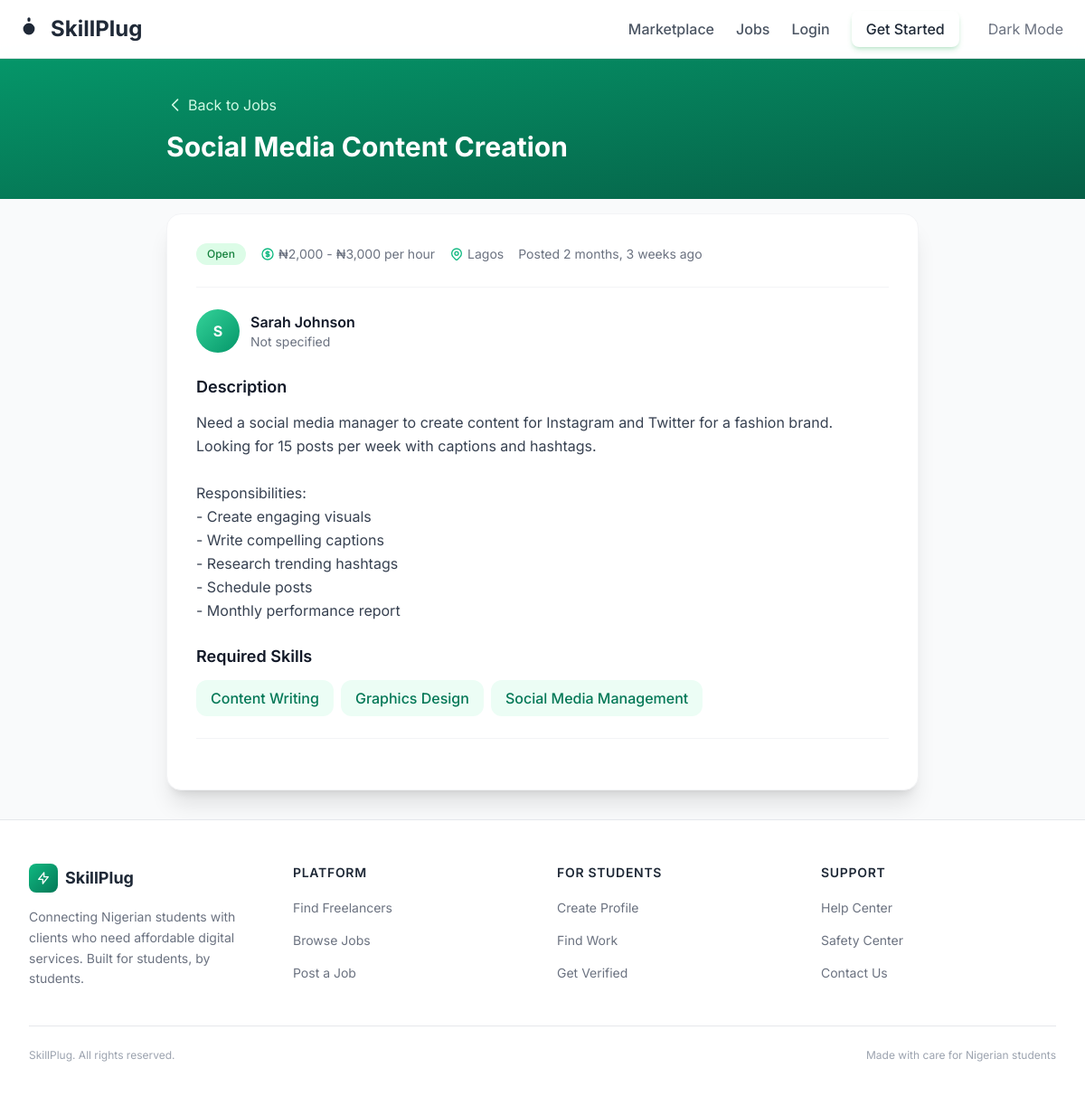
Screenshot of /jobs/3/ with the database file from the repository.
### apps/jobs/models.py (models this page shows, shortened)
class Job(models.Model):
    STATUS_CHOICES = [
        ("open", "Open"),
        ("in_progress", "In Progress"),
        ("completed", "Completed"),
        ("closed", "Closed"),
    ]
    BUDGET_TYPE_CHOICES = [
        ("fixed", "Fixed Price"),
        ("hourly", "Hourly Rate"),
        ("negotiable", "Negotiable"),
    ]
    title = models.CharField(max_length=200)
    description = models.TextField()
    budget_type = models.CharField(
        max_length=15,
        choices=BUDGET_TYPE_CHOICES,
        default="fixed",
    )
    budget_min = models.DecimalField(
        max_digits=10,
        decimal_places=2,
        blank=True,
        null=True,
        help_text="Minimum budget in NGN",
    )
    budget_max = models.DecimalField(
        max_digits=10,
        decimal_places=2,
        blank=True,
        null=True,
        help_text="Maximum budget in NGN",
    )
    budget_display = models.CharField(
        max_length=100,
        blank=True,
        help_text="Custom budget text (e.g., '₦5,000 - ₦10,000')",
    )
    posted_by = models.ForeignKey(
        settings.AUTH_USER_MODEL,
        on_delete=models.CASCADE,
        related_name="jobs_posted",
    )
    required_skills = models.ManyToManyField(
        "accounts.Skill",
        blank=True,
        related_name="jobs",
    )
    status = models.CharField(
        max_length=15,
        choices=STATUS_CHOICES,
        default="open",
    )
    location_preference = models.CharField(
        max_length=200,
        blank=True,
        help_text="Preferred location or 'Remote'",
    )
    contact_email = models.EmailField(blank=True)
    contact_whatsapp = models.CharField(max_length=20, blank=True)
    created_at = models.DateTimeField(auto_now_add=True)
    updated_at = models.DateTimeField(auto_now=True)
    is_active = models.BooleanField(default=True)
    class Meta:
        ordering = ["-created_at"]
        verbose_name = "Job"
        verbose_name_plural = "Jobs"
    @property
    def budget_string(self):
        if self.budget_display:
            return self.budget_display

### apps/accounts/models.py (models this page shows, shortened)
class User(AbstractUser):
    ACCOUNT_TYPE_CHOICES = [
        ("student", "Student Freelancer"),
        ("client", "Client"),
        ("both", "Both"),
    ]
    AVAILABILITY_CHOICES = [
        ("available", "Available for Work"),
        ("busy", "Currently Busy"),
        ("not_available", "Not Available"),
    ]
    NIGERIAN_UNIVERSITIES = [
        ("unilag", "University of Lagos (UNILAG)"),
        ("ui", "University of Ibadan (UI)"),
        ("oau", "Obafemi Awolowo University (OAU)"),
        ("uniben", "University of Benin (UNIBEN)"),
        ("abu", "Ahmadu Bello University (ABU)"),
        ("unn", "University of Nigeria, Nsukka (UNN)"),
        ("lautech", "Ladoke Akintola University (LAUTECH)"),
        ("covenant", "Covenant University"),
        ("babcock", "Babcock University"),
        ("futa", "Federal University of Technology, Akure (FUTA)"),
        ("futo", "Federal University of Technology, Owerri (FUTO)"),
        ("lasu", "Lagos State University (LASU)"),
        ("eksu", "Ekiti State University (EKSU)"),
        ("other", "Other Institution"),
    ]
    email = models.EmailField(unique=True)
    full_name = models.CharField(max_length=200, blank=True)
    account_type = models.CharField(
        max_length=10,
        choices=ACCOUNT_TYPE_CHOICES,
        default="student",
    )
    school = models.CharField(
        max_length=50,
        choices=NIGERIAN_UNIVERSITIES,
        blank=True,
    )
    department = models.CharField(max_length=200, blank=True)
    bio = models.TextField(
        max_length=1000,
        blank=True,
        help_text="Tell clients about yourself, your skills and experience",
    )
    whatsapp = models.CharField(
        max_length=20,
        blank=True,
        help_text="WhatsApp number with country code (e.g., 2348012345678)",
    )
    skills = models.ManyToManyField(Skill, blank=True, related_name="users")
    profile_image = models.ImageField(
        upload_to="profiles/",
        blank=True,
        null=True,
        help_text="Upload a professional photo",
    )
    availability_status = models.CharField(
        max_length=15,
        choices=AVAILABILITY_CHOICES,
        default="available",
    )
    verified = models.BooleanField(default=False)
    verification_doc = models.ImageField(
        upload_to="verification/",
        blank=True,
        null=True,
        help_text="Upload student ID card for verification",
    )
    verification_date = models.DateTimeField(blank=True, null=True)
    profile_complete = models.BooleanField(default=False)
    date_joined = models.DateTimeField(auto_now_add=True)
    updated_at = models.DateTimeField(auto_now=True)
    saved_freelancers = models.ManyToManyField(
        "self",
        symmetrical=False,
        blank=True,
        related_name="saved_by",
    )
    dark_mode = models.BooleanField(default=False)
    USERNAME_FIELD = "email"
    REQUIRED_FIELDS = ["username"]
    class Meta:
        ordering = ["-date_joined"]
        verbose_name = "User"
        verbose_name_plural = "Users"
    @property
    def display_name(self):
        return self.full_name or self.username or self.email.split("@")[0]
    @property
    def school_display(self):
        for code, name in self.NIGERIAN_UNIVERSITIES:
            if code == self.school:
                return name
        return self.school or "Not specified"

class Skill(models.Model):
    name = models.CharField(max_length=100, unique=True)
    description = models.TextField(blank=True)
    icon = models.CharField(max_length=50, blank=True, help_text="Emoji or icon class")
    is_active = models.BooleanField(default=True)
    created_at = models.DateTimeField(auto_now_add=True)
    class Meta:
        ordering = ["name"]
        verbose_name = "Skill"
        verbose_name_plural = "Skills"

### apps/jobs/views.py (the view)
# urls.py: path("<int:pk>/", views.JobDetailView.as_view(), name="job_detail"),
class JobDetailView(DetailView):
    model = Job
    template_name = "jobs/job_detail.html"
    context_object_name = "job"
    def get_context_data(self, **kwargs):
        context = super().get_context_data(**kwargs)
        job = self.object
        user = self.request.user
        if user.is_authenticated and user.is_student:
            has_applied = Application.objects.filter(
                student=user,
                job=job,
            ).exists()
            context["has_applied"] = has_applied
            if not has_applied and job.status == "open":
                context["form"] = JobApplicationForm(user=user, job=job)
        else:
            context["has_applied"] = False
        if user.is_authenticated and job.posted_by == user:
            context["applications"] = job.applications.select_related("student").all()
        if user.is_authenticated and job.posted_by == user:
            context["status_form"] = JobStatusForm(instance=job)
        context["title"] = f"{job.title} - SkillPlug Jobs"
        return context

### apps/marketplace/context_processors.py (called while the page is built)
def marketplace_stats(request):
    return {
        "total_freelancers": User.objects.filter(profile_complete=True).count(),
        "total_verified": User.objects.filter(profile_complete=True, verified=True).count(),
        "popular_skills": Skill.objects.filter(is_active=True)[:8],
    }

### templates/jobs/job_detail.html (shortened to what this page needs)
{% extends 'base.html' %}
{% load humanize %}
{% block content %}
<section class="bg-gradient-to-br from-primary-600 to-primary-800 dark:from-gray-900 dark:to-primary-900 py-10">
    <div class="max-w-4xl mx-auto px-4 sm:px-6 lg:px-8">
        <a href="{% url 'job_list' %}" class="inline-flex items-center text-primary-100 hover:text-white transition-colors mb-4">
            <svg class="w-5 h-5 mr-1" fill="none" stroke="currentColor" viewBox="0 0 24 24">
                <path stroke-linecap="round" stroke-linejoin="round" stroke-width="2" d="M15 19l-7-7 7-7"/>
            </svg>
            Back to Jobs
        </a>
        <h1 class="text-2xl md:text-3xl font-bold text-white">{{ job.title }}</h1>
    </div>
</section>
<section class="max-w-4xl mx-auto px-4 sm:px-6 lg:px-8 py-8 -mt-4">
    <div class="bg-white dark:bg-gray-800 rounded-2xl shadow-xl border border-gray-100 dark:border-gray-700 overflow-hidden">
        <div class="p-6 md:p-8">
            <div class="flex flex-wrap items-center gap-4 mb-6 pb-6 border-b border-gray-100 dark:border-gray-700">
                <span class="px-3 py-1 rounded-full text-xs font-medium {% if job.status == 'open' %}bg-green-100 text-green-700{% elif job.status == 'in_progress' %}bg-blue-100 text-blue-700{% else %}bg-gray-100 text-gray-600{% endif %}">
                    {{ job.status|title }}
                </span>
                <span class="flex items-center text-sm text-gray-500 dark:text-gray-400">
                    {{ job.budget_string }}
                </span>
                <span class="flex items-center text-sm text-gray-500 dark:text-gray-400">
                    {{ job.location_preference|default:"Anywhere" }}
                </span>
                <span class="text-sm text-gray-500 dark:text-gray-400">Posted {{ job.created_at|naturaltime }}</span>
            </div>
            <div class="flex items-center gap-3 mb-6">
                {% if job.posted_by.profile_image %}
                    <img src="{{ job.posted_by.profile_image.url }}" alt="{{ job.posted_by.display_name }}" class="w-12 h-12 rounded-full object-cover">
                {% else %}
                    <div class="w-12 h-12 rounded-full bg-gradient-to-br from-primary-400 to-primary-600 flex items-center justify-center text-white font-bold">
                        {{ job.posted_by.display_name|first|upper }}
                    </div>
                {% endif %}
                <div>
                    <p class="font-semibold text-gray-900 dark:text-white">{{ job.posted_by.display_name }}</p>
                    <p class="text-sm text-gray-500 dark:text-gray-400">{{ job.posted_by.school_display|truncatechars:30 }}</p>
                </div>
            </div>
            <div class="mb-6">
                <h3 class="text-lg font-semibold text-gray-900 dark:text-white mb-3">Description</h3>
                <div class="text-gray-700 dark:text-gray-300 leading-relaxed whitespace-pre-line">{{ job.description }}</div>
            </div>
            {% if job.required_skills.exists %}
                <div class="mb-6">
                    <h3 class="text-lg font-semibold text-gray-900 dark:text-white mb-3">Required Skills</h3>
                    <div class="flex flex-wrap gap-2">
                        {% for skill in job.required_skills.all %}
                            <span class="px-4 py-2 bg-primary-50 dark:bg-primary-900/30 text-primary-700 dark:text-primary-300 font-medium rounded-xl">{{ skill.name }}</span>
                        {% endfor %}
                    </div>
                </div>
            {% endif %}
            <div class="flex flex-wrap items-center gap-3 pt-6 border-t border-gray-100 dark:border-gray-700">
            </div>
        </div>
    </div>
</section>
{% endblock %}

### templates/base.html (style rules this page uses)
* { font-family: 'Inter', system-ui, sans-serif; }

### rows the page displays
Job: title "Social Media Content Creation", status "Open", budget_string "₦2,000 - ₦3,000 per hour", location_preference "Lagos", created_at "2 months, 3 weeks ago", posted_by.display_name|first "S", posted_by.display_name "Sarah Johnson", posted_by.school_display "Not specified", description "Need a social media manager to create content for Instagram and Twitter for a fashion brand. Looking for 15 posts per week with captions and hashtags. Responsibilities: - Create engaging visuals - Write compelling captions - Research trending hashtags - Schedule posts - Monthly performance report"
Skill: name "Content Writing"
Skill: name "Graphics Design"
Skill: name "Social Media Management"
